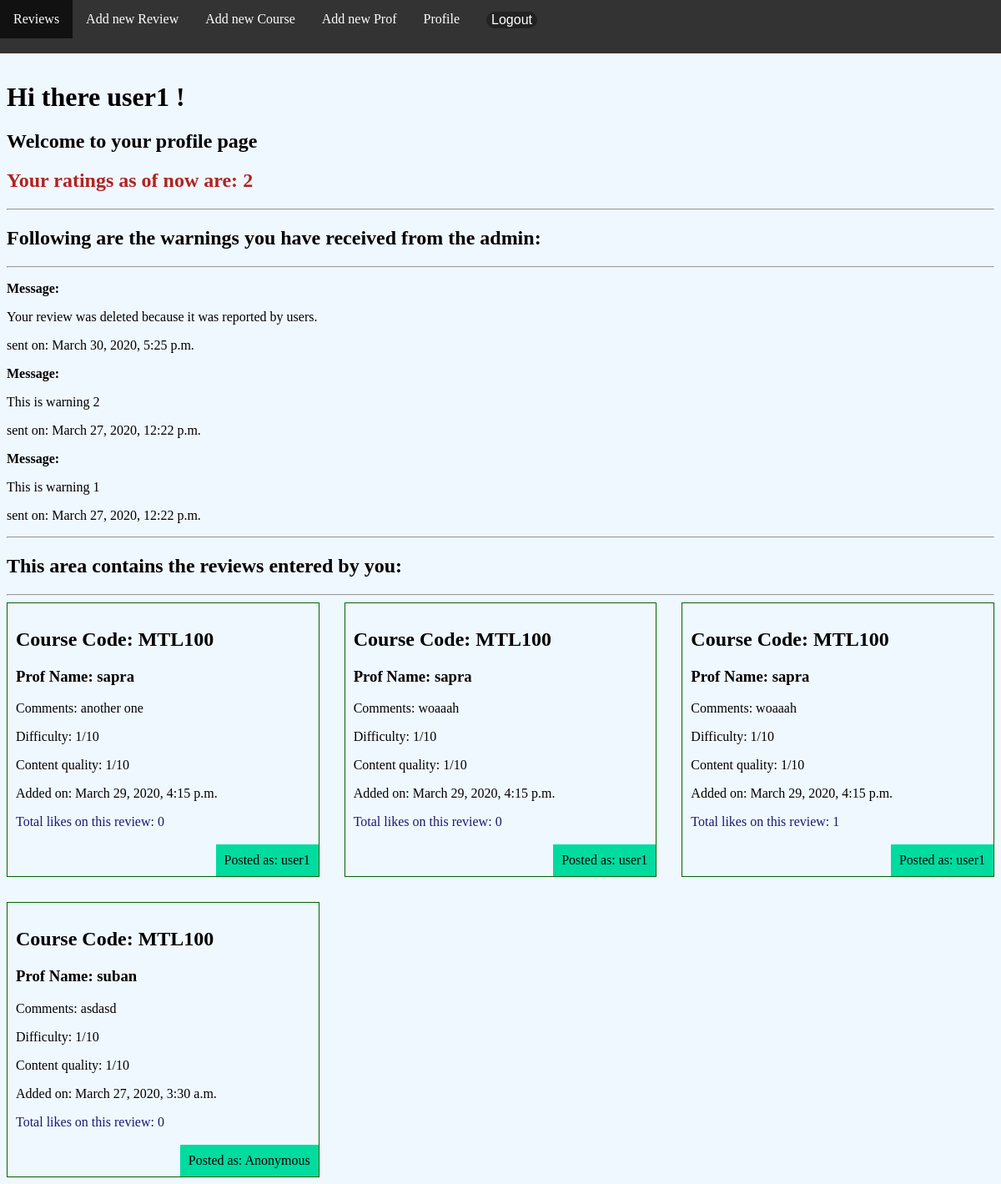
The page /accounts/profile/ (signed in) on the database its author committed.
### accounts/models.py (models this page shows, shortened)
class LikesCount(models.Model):
    user = models.OneToOneField(User, on_delete=models.CASCADE, default=None)
    userlikes = models.IntegerField(default=0)

### review/models.py (models this page shows)
class Warning(models.Model):
    user = models.ForeignKey(User, on_delete=models.CASCADE, default=None)
    message = models.TextField()
    date = models.DateTimeField(auto_now=True)

class Review(models.Model):
    code = models.ForeignKey(Course, on_delete=models.CASCADE, null=True)
    prof = models.ForeignKey(Prof, on_delete=models.CASCADE, null=True)
    comment = models.TextField()
    difficulty = models.IntegerField(
        default=1,
        validators=[MaxValueValidator(10), MinValueValidator(1)]
    )
    contentquality = models.IntegerField(
        default=1,
        validators=[MaxValueValidator(10), MinValueValidator(1)]
    )
    BOOL_CHOICES = ((False, 'No'), (True, 'Yes'))
    anonymous = models.BooleanField(choices=BOOL_CHOICES, default=False)
    author = models.ForeignKey(User, on_delete=models.CASCADE, default=None)
    date = models.DateTimeField(auto_now_add=True)
    report = models.BooleanField(
        choices=BOOL_CHOICES, default=False, null=True)
    likes = models.ManyToManyField(User, related_name="likes", blank=True)
    dislikes = models.ManyToManyField(
        User, related_name="dislikes", blank=True)

class Course(models.Model):
    courseName = models.CharField(max_length=50)
    def __str__(self):
        return self.courseName

class Prof(models.Model):
    profname = models.CharField(max_length=100)
    def __str__(self):
        return self.profname

### accounts/views.py (the view)
@login_required(login_url="/accounts/login")
def profile_view(request):
    ratings = LikesCount.objects.all()
    reviews = Review.objects.all().order_by('-date')
    warnings = Warning.objects.all().order_by('-date')
    return render(request, 'accounts/profile.html', {'reviews': reviews, 'warnings': warnings, 'ratings': ratings})

### accounts/templates/accounts/profile.html
{% extends 'base_layout.html' %}
{% block content %}
<h1>Hi there {{request.user}} ! </h1>
<h2>Welcome to your profile page</h2>
<h2 style="color:firebrick;">Your ratings as of now are:
    {% for obj in ratings %}
    {% if obj.user == request.user %}
    {{ obj.userlikes }}
    {% endif %}
    {% endfor %}
</h2>
<hr>
<h2>Following are the warnings you have received from the admin: </h2>
<hr>
<div class="warnings">
    {% for warning in warnings  %}
    {% if warning.user == request.user %}
    <div class="warning">
        <p style="font-weight: bold;">Message: </p>
        <p>{{warning.message}}</p>
        <p>sent on: {{ warning.date }}</p>
    </div>
    {% endif %}
    {% endfor  %}
</div>
<hr>
<h2>This area contains the reviews entered by you: </h2>
<hr>
<div class="reviews">
    {% for review in reviews  %}
    {% if review.author == request.user %}
    <div class="review">
        <h2>Course Code: {{review.code}} </h2>
        <h3>Prof Name: {{review.prof}}</h3>
        <p>Comments: {{review.comment}} </p>
        <p>Difficulty: {{review.difficulty}}/10</p>
        <p>Content quality: {{review.contentquality}}/10</p>
        <p>Added on: {{review.date}} </p>
        <p style="color:midnightblue;">
            Total likes on this review: {{review.likes.count}}
        </p>
        <p class="author">Posted as:
            {% if review.anonymous %}
            Anonymous
            {% else %}
            {{review.author.username}}
            {% endif %}
        </p>
    </div>
    {% endif %}
    {% endfor  %}
</div>
{% endblock %}

### assets/styles.css (style rules this page uses)
.reviews { display: grid; grid-template-columns: 1fr 1fr 1fr; grid-gap: 30px; }
.review { padding: 10px; border: 1px solid darkgreen; position: relative; padding-bottom: 40px; }
.review .author { padding: 10px; background: #00dba0; position: absolute; right: 0; bottom: 0; margin: 0; }
body { padding-top: 90px; }
body { background-color: aliceblue; }

### rows shown on the page
LikesCount: userlikes "2"
Warning: message "Your review was deleted because it was reported by users.", date "March 30, 2020, 5:25 p.m."
Warning: message "This is warning 2", date "March 27, 2020, 12:22 p.m."
Warning: message "This is warning 1", date "March 27, 2020, 12:22 p.m."
Review: code "MTL100", prof "sapra", comment "another one", difficulty "1", contentquality "1", date "March 29, 2020, 4:15 p.m.", likes.count "0", author.username "user1"
Review: code "MTL100", prof "sapra", comment "woaaah", difficulty "1", contentquality "1", date "March 29, 2020, 4:15 p.m.", likes.count "0", author.username "user1"
Review: code "MTL100", prof "sapra", comment "woaaah", difficulty "1", contentquality "1", date "March 29, 2020, 4:15 p.m.", likes.count "1", author.username "user1"
Review: code "MTL100", prof "suban", comment "asdasd", difficulty "1", contentquality "1", date "March 27, 2020, 3:30 a.m.", likes.count "0", anonymous "Anonymous"

### other values the page prints
{{ request.user }} "user1"
